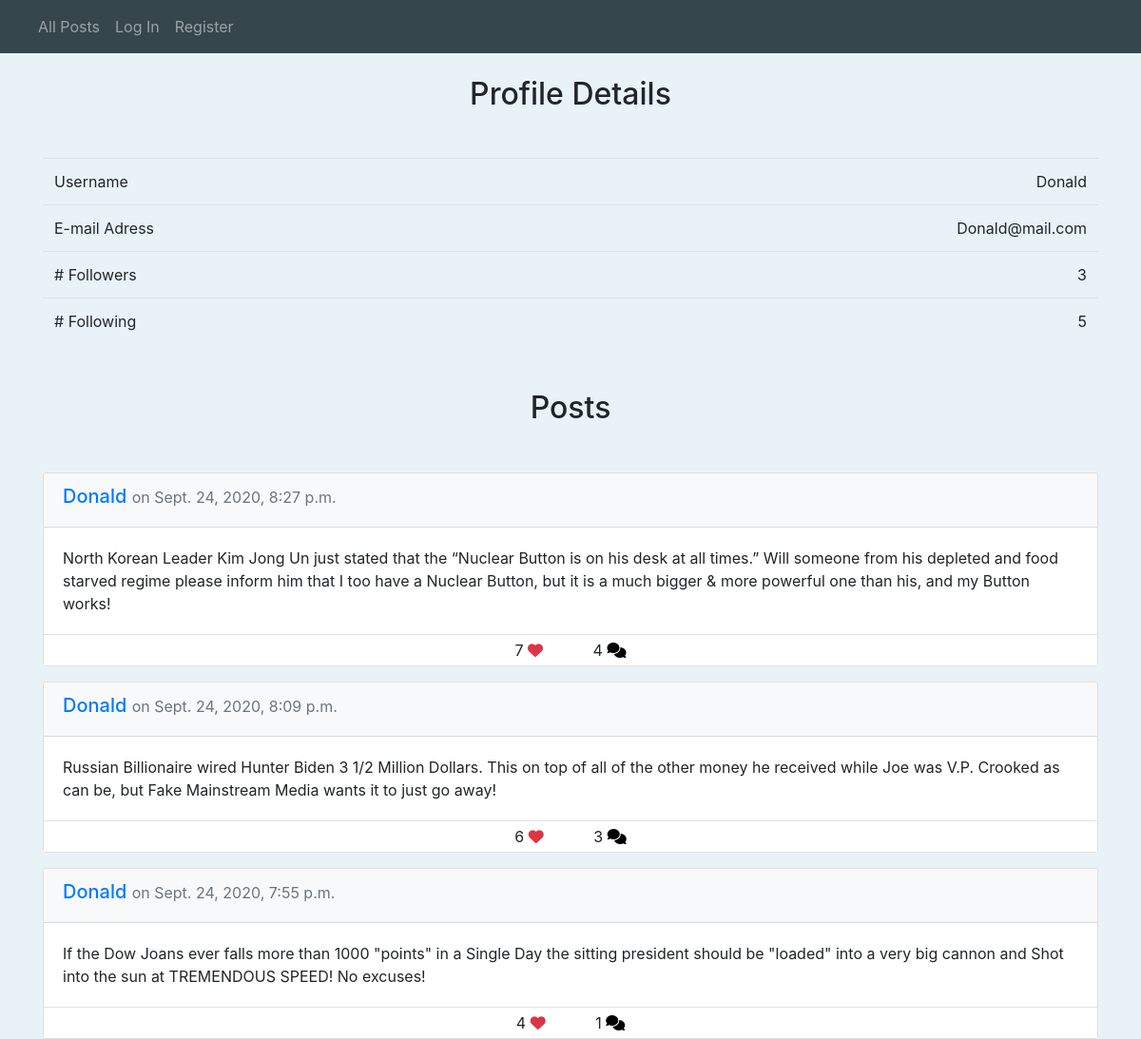
Page /profile/Donald on the committed database.
### network/models.py (models this page shows, shortened)
class User(AbstractUser):
    likes = models.ManyToManyField("Post", blank=True,
            related_name="likes")
    follows = models.ManyToManyField("self", blank=True, symmetrical=False,
              related_name="followers", default=0)
    def __str__(self):
        return f"{self.username}"

class Post(models.Model):
    creator = models.ForeignKey(User, related_name="posts",
                on_delete=models.CASCADE)
    timestamp = models.DateTimeField(auto_now_add=True)
    content = models.TextField(max_length=10000)

class Comment(models.Model):
    creator = models.ForeignKey(User, related_name="comments",
              on_delete=models.CASCADE)
    content = models.TextField(max_length=10000)
    post = models.ForeignKey(Post, related_name="comments",
           on_delete=models.CASCADE)
    timestamp = models.DateTimeField(auto_now_add=True)

### network/views.py (the view)
# urls.py: path("profile/<str:username>", views.profile, name="profile"),
def profile(request, username):
    profile = User.objects.get(username=username)
    content = getPaginator(request, profile.posts.order_by("-timestamp"))
    content["profile"] = profile
    return render(request, "network/profile.html", content)

### network/utils.py (called while the page is built)
def getPaginator(request, data):
    p = Paginator(data, 10)
    page_number = request.GET.get("page", 1)
    page = p.get_page(page_number)
    if page.has_previous():
        previousURL = f"?page={page.previous_page_number()}"
    else:
        previousURL = ''
    if page.has_next():
        nextURL = f"?page={page.next_page_number()}"
    else:
        nextURL = ''
    content = {"page": page, "previousURL": previousURL, "nextURL": nextURL}
    return content

### network/templates/network/profile.html (shortened to what this page needs)
{% extends "network/layout.html" %}
{% block body %}
<div class="container">
    <h2 class="text-center pt-4">
        Profile Details
    </h2>
    <table class="table mt-5 mb-4 responsive">
        <tbody>
            <tr>
                <td> Username </td>
                <td class="text-right">{{ profile.username }}</td>
            </tr>
            <tr>
                <td>E-mail Adress</td>
                <td class="text-right">{{ profile.email }}</td>
            </tr>
            <tr>
                <td># Followers</td>
                <td class="text-right">{{ profile.followers.all | length }}</td>
            </tr>
            <tr>
                <td># Following</td>
                <td class="text-right">{{ profile.follows.all | length }}</td>
            </tr>
        </tbody>
    </table>
    <h2 class="text-center my-5">Posts</h2>
</div>
{% endblock %}

### network/templates/network/layout.html (shortened to what this page needs)
{% load static %}
<!DOCTYPE html>
<html lang="en">
    <head>
        <link rel="stylesheet" href="https://stackpath.bootstrapcdn.com/bootstrap/4.4.1/css/bootstrap.min.css">
        <link href="{% static 'network/styles.css' %}" rel="stylesheet">
    </head>
    <body>
        <nav class="navbar navbar-expand-lg navbar-dark navbar-fixed-top">
            <div class="nav">
              <ul class="navbar-nav mr-auto">
                <li class="nav-item">
                  <a class="nav-link" href="{% url 'index' %}">All Posts</a>
                </li>
                {% if user.is_authenticated %}
                    <li class="nav-item">
                        <a class="nav-link" href="{% url 'following' %}">Following</a>
                    </li>
                    <li class="nav-item">
                        <a class="nav-link" href="{% url 'logout' %}">Log Out</a>
                    </li>
                {% else %}
                    <li class="nav-item">
                        <a class="nav-link" href="{% url 'login' %}">Log In</a>
                    </li>
                    <li class="nav-item">
                        <a class="nav-link" href="{% url 'register' %}">Register</a>
                    </li>
                {% endif %}
              </ul>
            </div>
          </nav>
        <div class="body">
            {% block body %}
            {% endblock %}
            <div class="container d-block mt-3">
                {% for post in page.object_list %}
                <div class="card my-3">
                    <div class="card-header bg-light">
                        <h5><a href="{% url 'profile' post.creator %}">{{ post.creator }}</a>
                            <small class="text-muted"> on {{ post.timestamp }}</small>
                        </h5>
                    </div>
                    <div class="card-body">
                        <p class="card-text content">{{ post.content }}</p>
                    </div>
                    <div class=" border-top py-1 bg-white row-fluid text-center">
                        <span class="">
                            <span id="num_likes">{{ post.likes.all | length }}</span>
                            {% if not user.is_authenticated %}
                                <i class="fa fa-heart text-danger"></i>
                            {% elif user in post.likes.all %}
                                <button id="likeBtn" class="bg-transparent border-0 p-0 m-0"><i class="fa fa-heart text-danger"></i></button>
                            {% else %}
                                <button id="likeBtn" class="bg-transparent border-0 p-0 m-0"><i class="far fa-heart text-danger"></i></button>
                            {% endif %}
                        </span>
                        <span class="ml-5">
                            <span id="num_comments">{{ post.comments.all | length }}</span>
                            <a href="{% url 'post' post.id%}"><button id="commentsBtn" class="bg-transparent border-0 p-0 m-0"><i class="fas fa-comments"></i></button></a>
                        </span>
                    </div>
                </div>
                {% empty %}
                    {% if currentPage == "following" %}
                        <h4 class="text-center mt-4">You are currenty not following anybody...</h4>
                    {% elif currentPage == "index" %}
                        <h4 class="text-center mt-4">No posts exist currently...</h4>
                    {% endif %}
                {% endfor %}
            </div>
        </div>
    </body>
</html>

### network/static/network/styles.css (style rules this page uses)
.content { white-space: pre-line; }
.body, html { margin: 0; height: 100%; background-color: #e9f3f7; }
.navbar { background-color: #35464d; }

### rows in the picture
User: username "Donald", email "Donald@mail.com", followers.all|length "3", follows.all|length "5"
Post: creator "Donald", timestamp "Sept. 24, 2020, 8:27 p.m.", content "North Korean Leader Kim Jong Un just stated that the “Nuclear Button is on his desk at all times.” Will someone from his depleted and food starved regime please inform him that I too have a Nuclear Button, but it is a much bigger & more powerful one than his, and my Button works!", likes.all|length "7", comments.all|length "4"
Post: creator "Donald", timestamp "Sept. 24, 2020, 8:09 p.m.", content "Russian Billionaire wired Hunter Biden 3 1/2 Million Dollars. This on top of all of the other money he received while Joe was V.P. Crooked as can be, but Fake Mainstream Media wants it to just go away!", likes.all|length "6", comments.all|length "3"
Post: creator "Donald", timestamp "Sept. 24, 2020, 7:55 p.m.", content "If the Dow Joans ever falls more than 1000 \"points\" in a Single Day the sitting president should be \"loaded\" into a very big cannon and Shot into the sun at TREMENDOUS SPEED! No excuses!", likes.all|length "4", comments.all|length "1"
